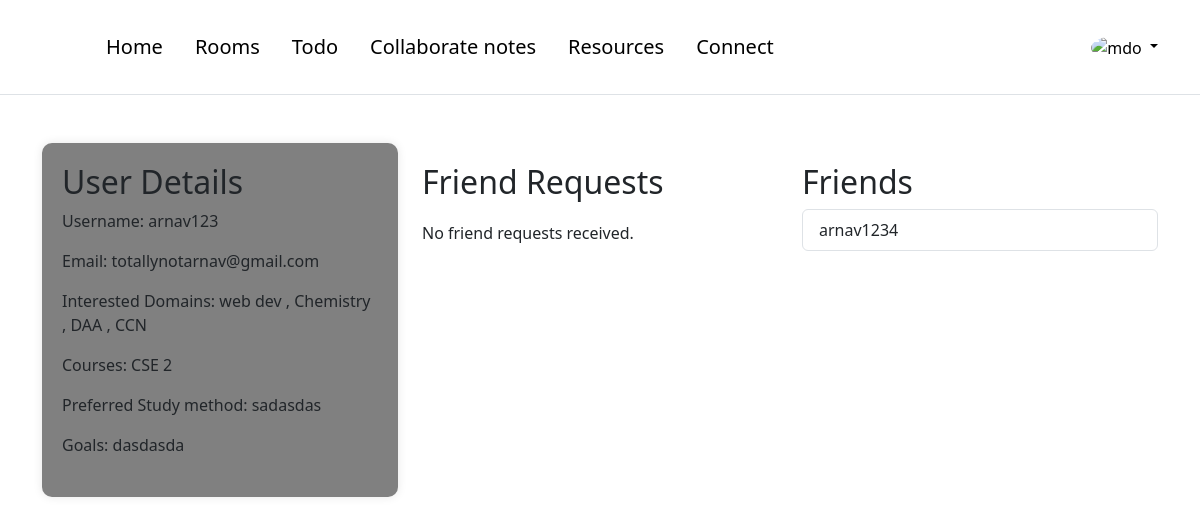
The app's page /accounts/profile/ (signed in) with its own data.
### accounts/models.py (models this page shows, shortened)
class Domain(models.Model):
    name = models.CharField(max_length=20, unique=True)

class UserProfile(models.Model):
    user = models.OneToOneField(User, on_delete=models.CASCADE)
    uuid=models.UUIDField(primary_key=True, default=uuid.uuid4, editable=False)
    DEPARTMENT_YEAR_CHOICES = [
        (department + ' ' + year, department + ' ' + year)
        for department in DEPARTMENT_CHOICES
        for year in YEAR_CHOICES
        if not (department == 'MCA' and (year == '3' or year == '4'))
    ]
    DOMAIN_CHOICES = [
        ('Cyber Security', 'Cyber Security'),
        ('Blockchain', 'Blockchain'),
        ('Data Science', 'Data Science'),
        ('AppDev', 'AppDev'),
        ('AIML', 'AIML'),
        ('WebDev', 'WebDev'),
    ]
    courses = models.CharField(max_length=6, choices=DEPARTMENT_YEAR_CHOICES)
    preferred_study_methods = models.TextField(blank=True)
    goals = models.TextField(blank=True)
    friends = models.ManyToManyField(User, related_name='friends', blank=True)
    domains = models.ManyToManyField(Domain, related_name='user_profiles')
    AVAILABILITY_CHOICES = [
        ('Morning', _('Morning')),
        ('Evening', _('Evening')),
        ('Night', _('Night')),
    ]
    availability = models.CharField(max_length=10, choices=AVAILABILITY_CHOICES, default='morning')

### accounts/views.py (the view)
# urls.py: path('profile/', views.profile, name="profile"),
@login_required(login_url='accounts:login')
def profile(request):
    user = request.user
    friend_requests = FriendRequest.objects.filter(receiver=user)  # Requests sent by the user
    user_profile = UserProfile.objects.get(user=user)
    friends = user_profile.friends.all()
    context = {
        'user': user,
        'friend_requests': friend_requests,
        'friends': friends,
    }
    return render(request, 'accounts/profile.html', context)

### frontend/templates/accounts/profile.html (shortened to what this page needs)
{% extends 'base/base.html' %}
{% load static %}
{% block content %}
<div class="container mt-5">
    <div class="row">
        <div class="col-md-4">
            <div class="profile-container">
                <div class="profile-details">
                    <h2>User Details</h2>
                    <p>Username: {{ user.username }}</p>
                    <p>Email: {{ user.email }}</p>
                    <p>Interested Domains:
                        {% for domain in request.user.userprofile.domains.all %}
                        {{ domain.name }}
                        {% if not forloop.last %}, {% endif %}
                        {% endfor %}
                    </p>
                    <p>Courses: {{ user.userprofile.courses }}</p>
                    <p>Preferred Study method: {{ user.userprofile.preferred_study_methods }}</p>
                    <p>Goals: {{ user.userprofile.goals }}</p>
                </div>
            </div>
        </div>
        <div class="col-md-4">
            <div class="friend-request">
                <h2>Friend Requests</h2>
                {% if friend_requests %}
                <ul class="list-group">
                    {% for request in friend_requests %}
                    <li class="list-group-item">
                        From: {{ request.sender.username }}<br>
                        Domain: {% for domain in request.sender.userprofile.domains.all %}
                                {{ domain.name }}
                                {% if not forloop.last %}, {% endif %}
                                {% endfor %}
                        <form method="post" action="{% url 'accounts:acdrequest' request.id %}">
                            {% csrf_token %}
                            <button type="submit" name="action" value="accept" class="btn btn-success btn-sm"><i class="bi bi-check"></i> Accept</button>
                            <button type="submit" name="action" value="decline" class="btn btn-danger btn-sm"><i class="bi bi-x"></i> Decline</button>
                        </form>
                    </li>
                    {% endfor %}
                </ul>
                {% else %}
                <p class="no-friend-request">No friend requests received.</p>
                {% endif %}
            </div>
        </div>
        <div class="col-md-4">
            <div class="friend-list">
                <h2>Friends</h2>
                {% if friends %}
                <ul class="list-group">
                    {% for friend in friends %}
                    <li class="list-group-item">{{ friend.username }}</li>
                    {% endfor %}
                </ul>
                {% else %}
                <p>No friends yet.</p>
                {% endif %}
            </div>
        </div>
    </div>
</div>
{% endblock %}

### frontend/templates/accounts/profile.html (style rules this page uses)
.profile-container { background-color: gray; padding: 20px; border-radius: 10px; box-shadow: 0 0 10px rgba(0, 0, 0, 0.1); margin-bottom: 20px; }
.profile-details { margin-bottom: 20px; }
.friend-request { margin-top: 20px; }
.no-friend-request { margin-top: 20px; }
.friend-list { margin-top: 20px; }
.friend-list li { margin-bottom: 10px; }

### records on screen
Domain: name "web dev"
Domain: name "Chemistry"
Domain: name "DAA"
Domain: name "CCN"

### other values on screen
{{ user.username }} "arnav123"
{{ user.email }} "totallynotarnav@gmail.com"
{{ user.userprofile.courses }} "CSE 2"
{{ user.userprofile.preferred_study_methods }} "sadasdas"
{{ user.userprofile.goals }} "dasdasda"
{{ friend.username }} "arnav1234"
